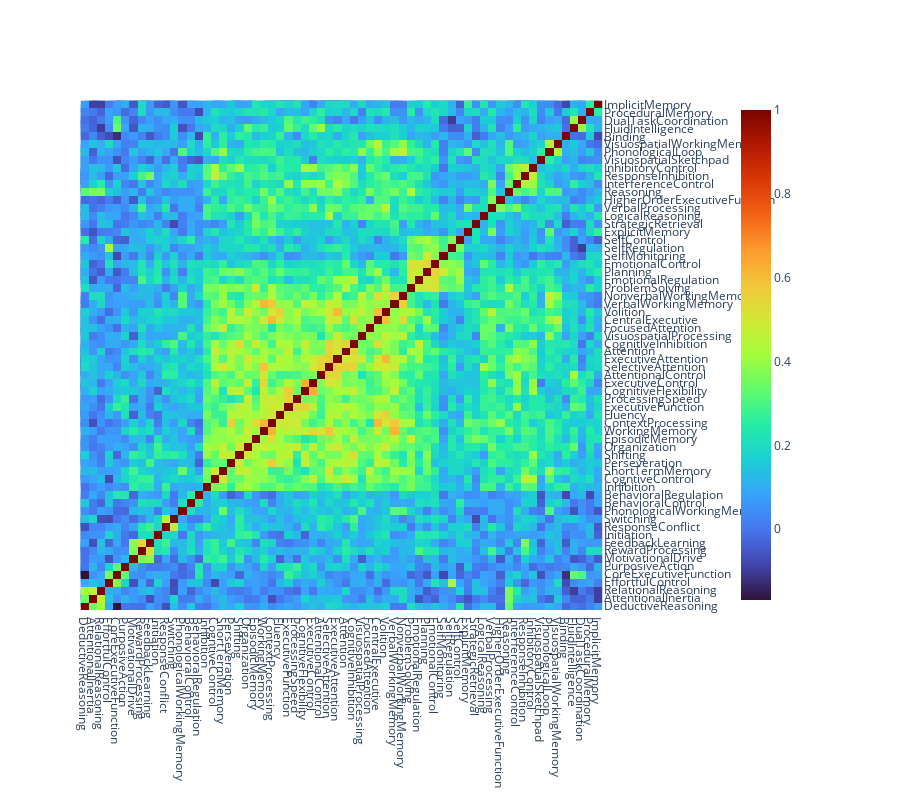

Notebook code cell kept with this figure:
### Code cell
from sklearn.metrics.pairwise import cosine_similarity

# model.wv.get_normed_vectors()
keys = model.wv.key_to_index.keys()
m2v_vectors = model.wv.vectors


m2v_plot_data = pd.DataFrame(cosine_similarity(m2v_vectors), index=keys, columns=keys)

# drop tasks
m2v_plot_data.drop(index=tasks.index, errors='ignore', inplace=True)
m2v_plot_data.drop(columns=tasks.index, errors='ignore', inplace=True)

dashbio.Clustergram(
  data=m2v_plot_data,
  column_labels=m2v_plot_data.columns.to_list(),
  row_labels=m2v_plot_data.index.to_list(),
  cluster='all',
  center_values=False,
  height=800,
  width=900,
  display_ratio=[0.001, 0.001],
  color_map='turbo',
  # hidden_labels=['col'],
  # row_dist='cosine',
  # col_dist='cosine',
  # standardize='col'
)
